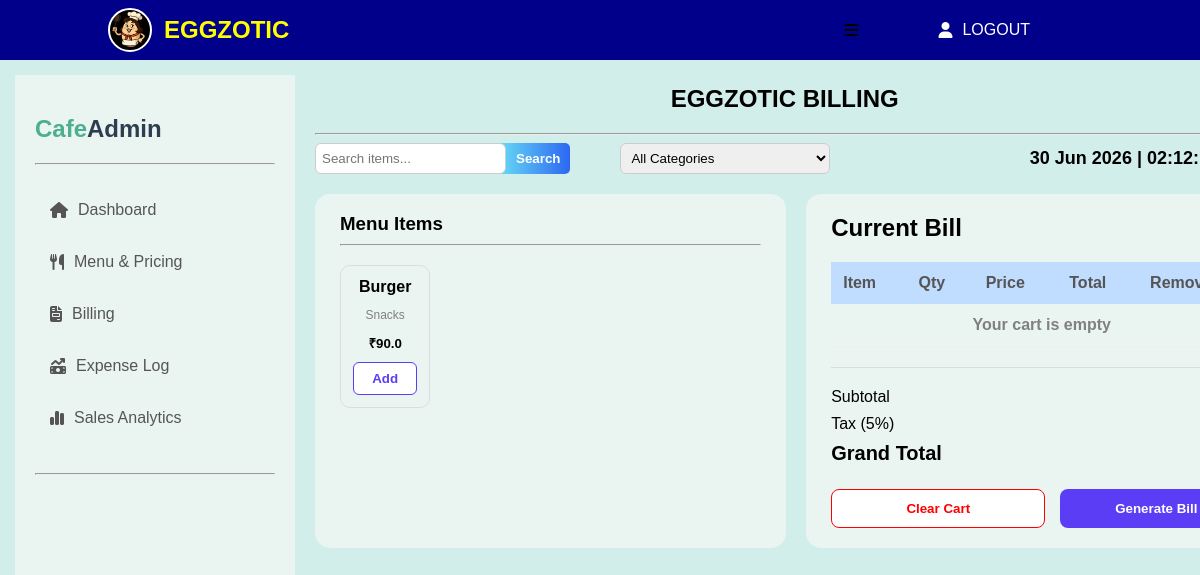
The page /billing on the database as committed earlier.
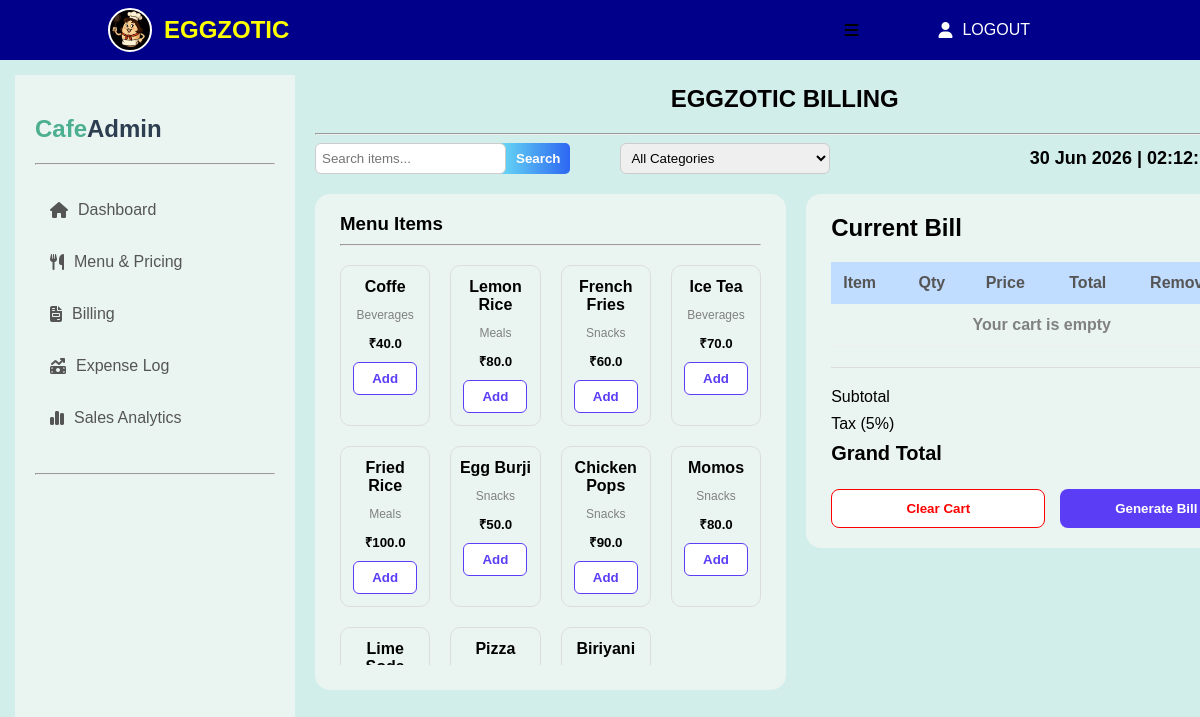
The same page on the database as committed later.
### tables this page shows
CREATE TABLE menu (
        id INTEGER PRIMARY KEY AUTOINCREMENT,
        name TEXT UNIQUE NOT NULL,
        category TEXT NOT NULL,
        price REAL NOT NULL,
        UNIQUE(name, category)
    );

### billing.py (the view)
@billing_bp.route("/billing")
def billing():
    conn = get_connection()
    cursor = conn.cursor()
    cursor.execute("SELECT * FROM menu")
    items = cursor.fetchall()
    conn.close()
    search = request.args.get("search", "")
    category = request.args.get("category", "")
    items = get_menu_items(search, category)
    message = ""
    if search and len(items) == 0:
        message = "Item Not Found"
    if category and len(items) == 0:
        message = "Item Not Found"
    return render_template("billing.html", items=items, search=search, selected_category=category, message=message)

### database.py (called while the page is built)
def get_connection():
    conn = sqlite3.connect("database.db")
    conn.row_factory = sqlite3.Row
    return conn

def get_menu_items(search="", category=""):
    conn = get_connection()
    cursor = conn.cursor()
    query = "SELECT * FROM menu WHERE 1=1"
    values = []
    if search:
        query += " AND name LIKE ?"
        values.append(f"%{search}%")
    if category and category != "All":
        query += " AND category = ?"
        values.append(category)
    query += " ORDER BY id DESC"
    cursor.execute(query, values)
    items = cursor.fetchall()
    conn.close()
    return items

### templates/billing.html (shortened to what this page needs)
{% extends "base.html" %}
{% block content %}
<div class="containerBill">
    <h2 style="margin-left: 38%;">EGGZOTIC BILLING</h2>
    <hr>
    <div class="billing-top">
        <form method="GET" action="/billing" class="table-controls">
        <div class="table-controls">
            <div class="subControll">
            <input type="text" name="search" placeholder="Search items..."  value="{{ search }}">
            <button type="submit">Search</button>
            </div>
            <select name="category" onchange="this.form.submit()">
                    <option value="All">All Categories</option>
            </select>
        </div>
        </form>
        <div class="date-time" id="date-time">4 May 2025 | 11:45 AM</div>
    </div>
    <div class="billing-container">
    <div class="menu-section">
        <h3>Menu Items<hr></h3>
        <div class="menu-grid">
            {% for item in items %}
            <div class="itemenu-card">
                <h4>{{ item[1] }}</h4>
                <p>{{ item[2] }}</p>
                <h5>₹{{ item[3] }}</h5>
                <button class="add-btnn" data-name="{{ item[1] }}" data-category="{{ item[2] }}" data-price="{{ item[3] }}">Add</button>
            </div>
            {% endfor %}
        </div>
    </div>
        <div class="bill-section">
            <div class="bill-header">
                <h2>Current Bill</h2>
            </div>
            <div class="billScroll">
            <table>
                <thead>
                    <tr>
                        <th>Item</th>
                        <th>Qty</th>
                        <th>Price</th>
                        <th>Total</th>
                        <th>Remove</th>
                    </tr>
                </thead>
                <tbody id="cart-items">
                </tbody>
            </table>
            </div>
            <div class="bill-total">
                <div class="total-row">
                    <span>Subtotal</span>
                </div>
                <div class="total-row">
                    <span>Tax (5%)</span>
                </div>
                <div class="grand-total">
                    <span>Grand Total</span>
                </div>
            </div>
            <div class="bill-buttons">
                <button class="clear-cart" id="clear-cart-btn">Clear Cart</button>
                <button class="generate-btn" id="generate-bill">Generate Bill</button>
            </div>
        </div>
    </div>
</div>
{% endblock %}

### templates/base.html (shortened to what this page needs)
<!DOCTYPE html>
<html>
<head>
    <link rel="stylesheet" href="https://cdnjs.cloudflare.com/ajax/libs/font-awesome/6.7.2/css/all.min.css">
    <link rel="stylesheet" href="/static/dashboard.css">
</head>
<body>
    <div class="navbar">
        <div class="nav">
            <div class="nav-logo"></div>
        </div>
        <div class="title nav">EGGZOTIC</div>
        <div class="settings">
            <i class="fa-solid fa-bars menu-toggle"></i>
            <a href="{{url_for('login.logout')}}"><i class="fa-solid fa-user"></i>LOGOUT</a>
        </div>
    </div>
    <div class="sidebar">
    <div class="logo">
        <h2>Cafe<span>Admin</span></h2>
        <hr>
    </div>
    <ul class="menu">
        <li><a href="{{ url_for('dashboard.dashboard') }}"><i class="fas fa-home"></i> Dashboard</a></li>
        <li><a href="{{ url_for('menu.menu') }}"><i class="fas fa-utensils"></i> Menu & Pricing</a></li>
        <li><a href="{{ url_for('billing.billing') }}"><i class="fas fa-file-invoice"></i>Billing</a></li>
        <li><a href="{{ url_for('expense.expense') }}"><i class="fa-solid fa-money-bill-trend-up"></i>Expense Log</a></li>
        <li><a href="{{ url_for('sales.sales') }}"><i class="fa-solid fa-chart-simple"></i>Sales Analytics</a></li>
    </ul>
    <div class="bottom">
        <hr>
    </div>
    </div>
    <div class="middleContainer">
        {% block content %}{% endblock %}
    </div>
</body>

### static/dashboard.css (style rules this page uses)
body { margin: 0; font-family: Arial, sans-serif; background: #cbece9e0; display: flex; height: 100vh; }
.navbar { background: #00008B; height: 60px; width: 100%; display: flex; align-items: center; padding: 0px 170px 0px 60px; }
.nav-logo { height: 40px; width: 40px; background-image: url(logo.jpeg); background-size: cover; background-position: 10%; border-radius: 50%; border: 2px solid white; margin-left: 40%; }
.nav { margin-left: 30px; }
.title { font-size: x-large; font-weight: bold; color: yellow; margin-right: auto; }
.settings { display: flex; align-items: center; font-size: medium; gap: 80px; }
.settings a { display: flex; align-items: center; text-decoration: none; color: white; gap: 10px; }
.sidebar { width: 240px; height: 100vh; background: #eaf5f2; padding: 20px; margin: 15px; position: fixed; top: 60px; left: 0; display: flex; flex-direction: column; }
.logo h2 { color: #4CAF8F; font-weight: 600; }
.logo span { color: #2c3e50; }
.menu, .bottom { list-style: none; padding: 0; }
.menu li a { padding: 12px 15px; margin-bottom: 10px; border-radius: 10px; cursor: pointer; display: flex; align-items: center; gap: 10px; color: #555; transition: 0.3s; text-decoration: none; }
table { width: 100%; border-collapse: collapse; }
thead { background-color: #c0dcff; }
thead th { text-align: left; padding: 12px; font-weight: 600; color: #555; }
.form-group input, select { padding: 8px; border: 1px solid #ccc; border-radius: 6px; width: 210px; }
.table-controls { display: flex; gap: 50px; margin-right: 40px; }
.subControll { display: flex; border-radius: 25px; background-color: #62cff4; }
.table-controls input, .table-controls select { padding: 6px; border: 1px solid #ccc; border-radius: 6px; }
button { padding: 6px 10px; border-radius: 5px; cursor: pointer; font-weight: bold; color: white; border: none; background: linear-gradient(to right, #62cff4, #2c67f2); }
.containerBill { top: 60px; left: 300px; position: fixed; width: 78%; height: 100vh; padding: 5px; margin-left: 10px; }
.billing-top { display: flex; justify-content: space-between; align-items: center; margin-bottom: 20px; }
.date-time { font-weight: bold; font-size: 18px; }
.billing-container { display: flex; gap: 20px; }
.menu-section { flex: none; background: #eaf5f2; padding: 0 25px 25px 25px; border-radius: 15px; width: 45%; }
.menu-grid { display: grid; grid-template-columns: repeat(4,1fr); gap: 20px; max-height: 400px; overflow-y: auto; }
.itemenu-card { border: 1px solid #ddd; border-radius: 10px; padding: 2px; text-align: center; }
.itemenu-card p { color: gray; font-size: 12px; }
.itemenu-card button { padding: 8px 18px; border: 1px solid #5b3df5; background: white; color: #5b3df5; border-radius: 6px; cursor: pointer; margin: 10px 10px; }
h4,h5 { margin: 10px 6px 0px 6px; }
.bill-section { flex: none; background: #eaf5f2; padding: 0 25px 0 25px; border-radius: 15px; height: 80%; width: 45%; }
.billScroll { max-height: 260px; overflow-y: auto; }
.bill-total { margin-top: 20px; border-top: 1px solid #ddd; padding-top: 20px; }
.total-row, .grand-total { display: flex; justify-content: space-between; margin-bottom: 5px; }
.grand-total { font-size: 20px; font-weight: bold; margin-top: 5px; }
.bill-buttons { display: flex; gap: 15px; margin-top: 20px; }
.clear-cart { flex: 1; border: 1px solid red; color: red; background: white; border-radius: 8px; cursor: pointer; margin-bottom: 20px; }
.generate-btn { flex: 1; padding: 12px 0px 12px 0px; border: none; background: #5b3df5; color: white; border-radius: 8px; cursor: pointer; margin-bottom: 20px; }

Rows that differ between the two databases and show on the page:
removed menu: name "Burger", category "Snacks", price "90.0"
added menu: name "Coffe", category "Beverages", price "40.0"
added menu: name "Lemon Rice", category "Meals", price "80.0"
added menu: name "French Fries", category "Snacks", price "60.0"
added menu: name "Ice Tea", category "Beverages", price "70.0"
added menu: name "Fried Rice", category "Meals", price "100.0"
added menu: name "Egg Burji", category "Snacks", price "50.0"
added menu: name "Chicken Pops", category "Snacks", price "90.0"
added menu: name "Momos", category "Snacks", price "80.0"
added menu: name "Lime…"
added menu: name "Pizza"
added menu: name "Biriyani"
